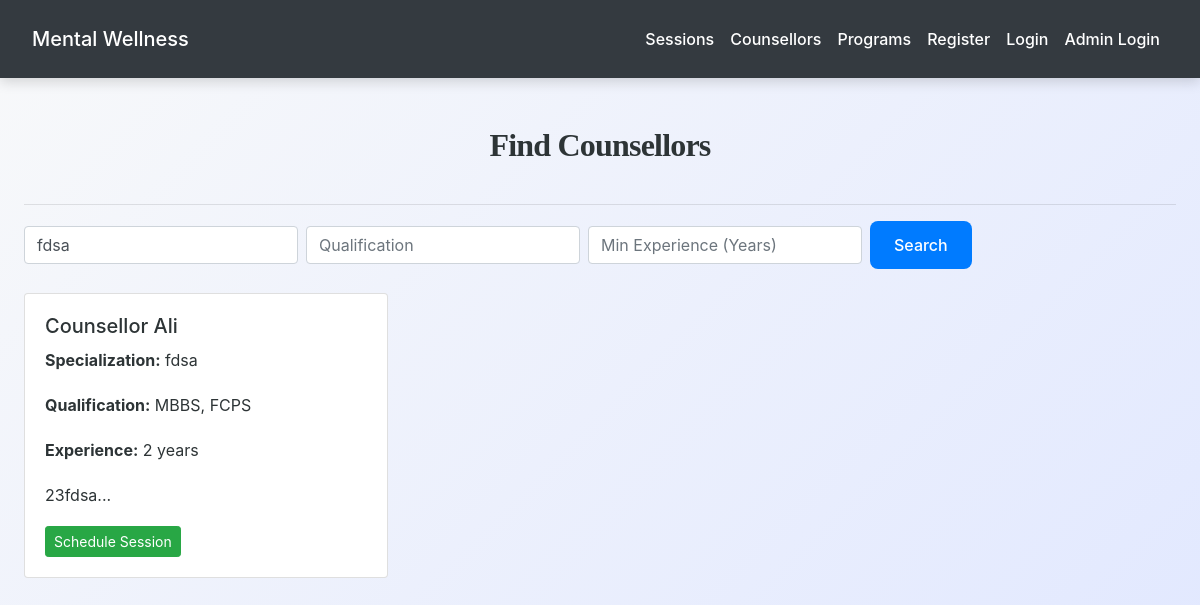
Screenshot of /view_counsellors.php?specialization=fdsa with the database file from the repository.
### tables this page shows
CREATE TABLE `users` (
  `id` int(11) NOT NULL,
  `role` enum('participant','counsellor') NOT NULL,
  `full_name` varchar(150) NOT NULL,
  `email` varchar(150) NOT NULL,
  `password` varchar(255) NOT NULL,
  `phone` varchar(20) DEFAULT NULL,
  `status` enum('active','inactive') DEFAULT 'active',
  `preferred_counsellor_id` int(11) DEFAULT NULL,
  `organization` varchar(150) DEFAULT NULL,
  `age` int(11) DEFAULT NULL,
  `gender` enum('male','female','other') DEFAULT NULL,
  `specialization` varchar(150) DEFAULT NULL,
  `qualification` varchar(255) DEFAULT NULL,
  `experience_years` int(11) DEFAULT NULL,
  `bio` text DEFAULT NULL,
  `created_at` timestamp NOT NULL DEFAULT current_timestamp()
);

### view_counsellors.php (the view, shortened to what this page needs)
<?php
include('config.php');
$params = [];
$types = "";
$search_specialization = $_GET['specialization'] ?? "";
$search_qualification  = $_GET['qualification'] ?? "";
$search_experience     = $_GET['experience_years'] ?? "";
$query = "SELECT id, full_name, specialization, qualification, experience_years, bio, phone
          FROM users
          WHERE role='counsellor' AND status='active' ";
if ($search_specialization) {
    $query .= " AND specialization LIKE ? ";
    $types .= "s";
    $params[] = "%$search_specialization%";
}
$stmt = $conn->prepare($query);
if (!empty($params)) {
    $stmt->bind_param($types, ...$params);
}
$stmt->execute();
$result = $stmt->get_result();
?>
<!DOCTYPE html>
<html lang="en">
<head>
    <link rel="stylesheet" href="https://maxcdn.bootstrapcdn.com/bootstrap/4.5.2/css/bootstrap.min.css">
    <link rel="stylesheet" href="./css/style.css">
</head>
<body>
<?php include('navbar.php'); ?>
<div class="container mt-5">
    <h2>Find Counsellors</h2>
    <hr>
    <form method="get" class="form-inline mb-4">
        <input type="text" name="specialization" class="form-control mr-2" placeholder="Specialization"
               value="<?= htmlspecialchars($search_specialization); ?>">
        <input type="text" name="qualification" class="form-control mr-2" placeholder="Qualification"
               value="<?= htmlspecialchars($search_qualification); ?>">
        <input type="number" name="experience_years" class="form-control mr-2" placeholder="Min Experience (Years)"
               value="<?= htmlspecialchars($search_experience); ?>">
        <button class="btn btn-primary">Search</button>
    </form>
    <?php if ($result->num_rows > 0): ?>
        <div class="row">
            <?php while ($counsellor = $result->fetch_assoc()): ?>
                <div class="col-md-4 mb-4">
                    <div class="card h-100">
                        <div class="card-body">
                            <h5><?= htmlspecialchars($counsellor['full_name']); ?></h5>
                            <p><strong>Specialization:</strong> <?= htmlspecialchars($counsellor['specialization']); ?></p>
                            <p><strong>Qualification:</strong> <?= htmlspecialchars($counsellor['qualification']); ?></p>
                            <p><strong>Experience:</strong> <?= $counsellor['experience_years']; ?> years</p>
                            <p><?= htmlspecialchars(substr($counsellor['bio'], 0, 80)); ?>...</p>
                            <button class="btn btn-success btn-sm" data-toggle="modal"
                                    data-target="#scheduleModal<?= $counsellor['id']; ?>">
                                Schedule Session
                            </button>
                        </div>
                    </div>
                </div>
            <?php endwhile; ?>
        </div>
    <?php else: ?>
        <p class="text-muted">No counsellors found matching your criteria.</p>
    <?php endif; ?>
</div>
</body>
</html>

### css/style.css (style rules this page uses)
:root { --primary: #007bff; --secondary: #6c757d; --success: #28a745; --info: #17a2b8; --warning: #ffc107; --danger: #dc3545; --light: #f8f9fa; --dark: #2d3436; --accent: #ff6f61; --highlight: #6f42c1; --shadow: rgba(0, 0, 0, 0.15); --transition: all 0.3s ease-in-out; }
body { font-family: 'Inter', 'Segoe UI', Tahoma, Geneva, Verdana, sans-serif; background: linear-gradient(135deg, var(--light) 0%, #e0e7ff 100%); color: var(--dark); line-height: 1.8; margin: 0; padding: 0; min-height: 100vh; font-size: 16px; }
h1, h2, h3, h4 { text-align: center; margin: 2.5rem 0; font-family: 'Georgia', 'Times New Roman', serif; color: var(--dark); font-weight: 700; letter-spacing: -0.025em; }
h2 { font-size: 2rem; }
.container { max-width: 1200px; margin: 0 auto 3rem; padding: 0 1.5rem; }
.btn-primary { background-color: var(--primary); color: #fff; border: none; border-radius: 8px; padding: 0.75rem 1.5rem; font-size: 1rem; font-weight: 500; cursor: pointer; transition: var(--transition); display: inline-flex; align-items: center; justify-content: center; }

### rows the page displays
users: full_name "Counsellor Ali", specialization "fdsa", qualification "MBBS, FCPS", experience_years "2", bio "23fdsa"
